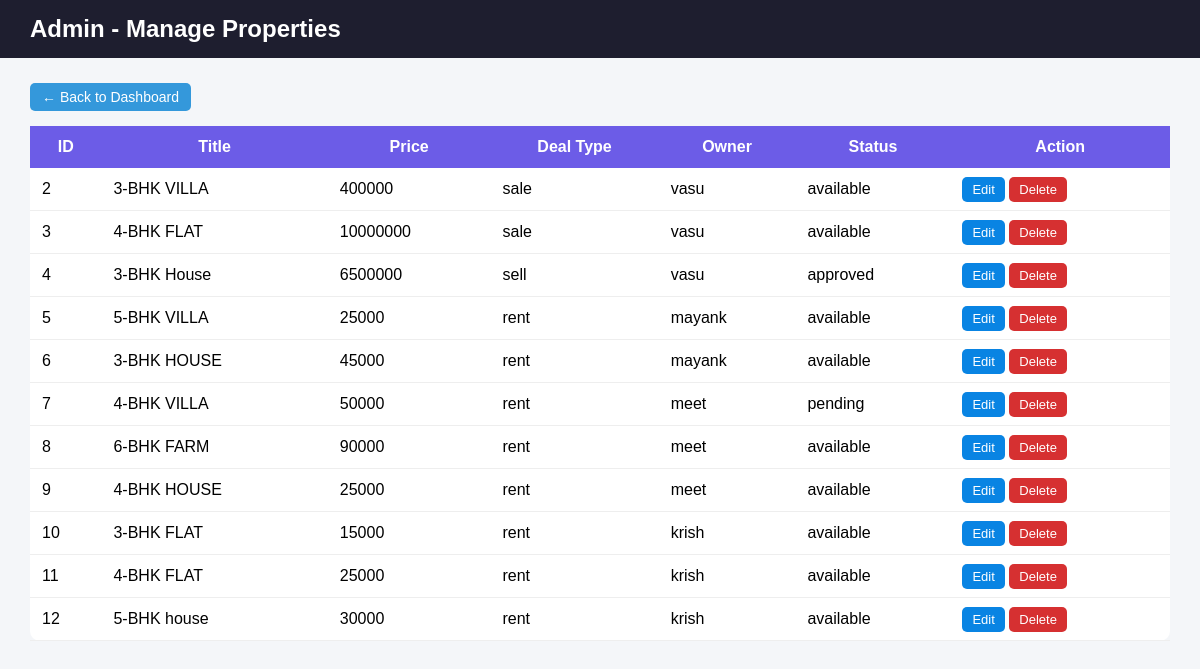
Page /admin/properties (signed in) on the earlier database version.
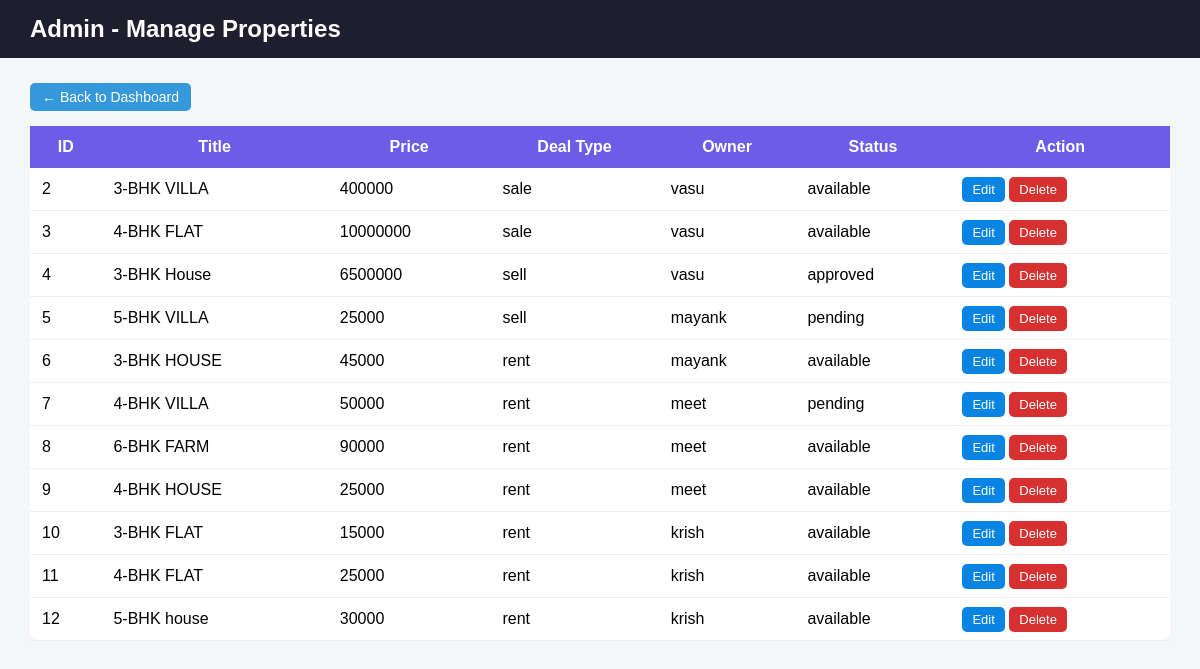
Same page on the later database version.
### tables this page shows
CREATE TABLE properties (
            id INTEGER PRIMARY KEY AUTOINCREMENT,
            owner_id INTEGER,
            title TEXT,
            type TEXT,
            price INTEGER,
            description TEXT,
            image TEXT,
            contact_number TEXT,
            status TEXT DEFAULT 'available',
            deal_type TEXT,
            state TEXT,
            city TEXT,
            area TEXT
        );

CREATE TABLE users (
            id INTEGER PRIMARY KEY AUTOINCREMENT,
            role TEXT,
            username TEXT UNIQUE,
            password TEXT,
            email TEXT
        );

### app/admin/routes.py (the view)
@admin_bp.route("/admin/properties")
def admin_properties():
    if session.get("role") != "admin":
        return redirect(url_for("login"))
    conn = get_db()
    props = conn.execute("""
        SELECT p.*, u.username
        FROM properties p
        LEFT JOIN users u ON p.owner_id = u.id
    """).fetchall()
    conn.close()
    return render_template("admin_properties.html", properties=props)

### app/db.py (called while the page is built)
def get_db():
    conn = sqlite3.connect("users.db", timeout=10)
    conn.row_factory = sqlite3.Row
    return conn

### app/templates/admin_properties.html (shortened to what this page needs)
<!DOCTYPE html>
<html>
<head>
</head>
<body>
<div class="navbar">
    <h2>Admin - Manage Properties</h2>
</div>
<div class="container">
    <div class="top-bar">
        <a href="/admin/dashboard" class="back-btn">← Back to Dashboard</a>
    </div>
    <table>
        <tr>
            <th>ID</th>
            <th>Title</th>
            <th>Price</th>
            <th>Deal Type</th>
            <th>Owner</th>
            <th>Status</th>
            <th>Action</th>
        </tr>
        {% for p in properties %}
        <tr>
            <td>{{ p[0] }}</td>
            <td>{{ p[2] }}</td>
            <td>{{ p[4] }}</td>
            <td>{{ p[9] }}</td>
            <td>{{ p[-1] }}</td>
            <td>{{ p[8] }}</td>
            <td>
                <a class="btn edit" href="/admin/edit-property/{{ p.id }}">Edit</a>
                <a class="btn delete" href="/admin/delete-property/{{ p.id }}" onclick="return confirm('Are you sure you want to delete this property?');">Delete</a>
            </td>
        </tr>
        {% endfor %}
    </table>
</div>
</body>
</html>

Differences in the rows shown:
changed properties "5-BHK VILLA": deal_type "rent" → "sell"; status "available" → "pending"
